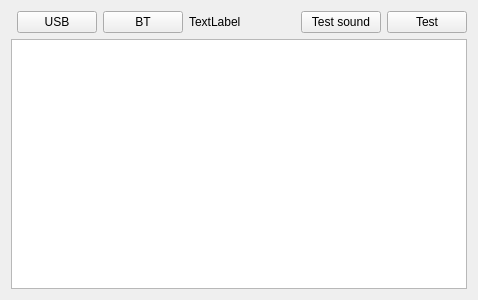
<?xml version="1.0" encoding="UTF-8"?>
<ui version="4.0">
 <class>CardReaderWidget</class>
 <widget class="QWidget" name="CardReaderWidget">
  <property name="geometry">
   <rect>
    <x>0</x>
    <y>0</y>
    <width>478</width>
    <height>300</height>
   </rect>
  </property>
  <property name="windowTitle">
   <string>Form</string>
  </property>
  <layout class="QVBoxLayout" name="verticalLayout">
   <item>
    <layout class="QHBoxLayout" name="horizontalLayout">
     <item>
      <widget class="qf::gui::TableViewToolBar" name="tblCardsTB" native="true"/>
     </item>
     <item>
      <widget class="QFrame" name="frmToolbar">
       <property name="sizePolicy">
        <sizepolicy hsizetype="MinimumExpanding" vsizetype="Preferred">
         <horstretch>0</horstretch>
         <verstretch>0</verstretch>
        </sizepolicy>
       </property>
       <property name="frameShape">
        <enum>QFrame::Shape::NoFrame</enum>
       </property>
       <property name="frameShadow">
        <enum>QFrame::Shadow::Raised</enum>
       </property>
       <layout class="QHBoxLayout" name="horizontalLayout_2">
        <property name="leftMargin">
         <number>0</number>
        </property>
        <property name="topMargin">
         <number>0</number>
        </property>
        <property name="rightMargin">
         <number>0</number>
        </property>
        <property name="bottomMargin">
         <number>0</number>
        </property>
        <item>
         <widget class="QPushButton" name="btUsbReader">
          <property name="toolTip">
           <string>Connect USB SI reader</string>
          </property>
          <property name="text">
           <string>USB</string>
          </property>
          <property name="icon">
           <iconset resource="../CardReader.qrc">
            <normaloff>:/quickevent/CardReader/images/comm.svg</normaloff>:/quickevent/CardReader/images/comm.svg</iconset>
          </property>
          <property name="iconSize">
           <size>
            <width>24</width>
            <height>24</height>
           </size>
          </property>
          <property name="checkable">
           <bool>true</bool>
          </property>
         </widget>
        </item>
        <item>
         <widget class="QPushButton" name="btBtReader">
          <property name="toolTip">
           <string>Connect BT SI reader</string>
          </property>
          <property name="text">
           <string>BT</string>
          </property>
          <property name="checkable">
           <bool>true</bool>
          </property>
         </widget>
        </item>
        <item>
         <widget class="QLabel" name="lblConnectionInfo">
          <property name="text">
           <string notr="true">TextLabel</string>
          </property>
         </widget>
        </item>
        <item>
         <spacer name="horizontalSpacer">
          <property name="orientation">
           <enum>Qt::Orientation::Horizontal</enum>
          </property>
          <property name="sizeHint" stdset="0">
           <size>
            <width>40</width>
            <height>20</height>
           </size>
          </property>
         </spacer>
        </item>
        <item>
         <widget class="QPushButton" name="btTestSound">
          <property name="text">
           <string>Test sound</string>
          </property>
         </widget>
        </item>
        <item>
         <widget class="QPushButton" name="btTest">
          <property name="text">
           <string>Test</string>
          </property>
         </widget>
        </item>
       </layout>
      </widget>
     </item>
    </layout>
   </item>
   <item>
    <widget class="qf::gui::TableView" name="tblCards"/>
   </item>
  </layout>
 </widget>
 <customwidgets>
  <customwidget>
   <class>qf::gui::TableView</class>
   <extends>QTableView</extends>
   <header location="global">qf/gui/tableview.h</header>
  </customwidget>
  <customwidget>
   <class>qf::gui::TableViewToolBar</class>
   <extends>QWidget</extends>
   <header location="global">qf/gui/tableviewtoolbar.h</header>
   <container>1</container>
  </customwidget>
 </customwidgets>
 <resources>
  <include location="../CardReader.qrc"/>
 </resources>
 <connections/>
</ui>
